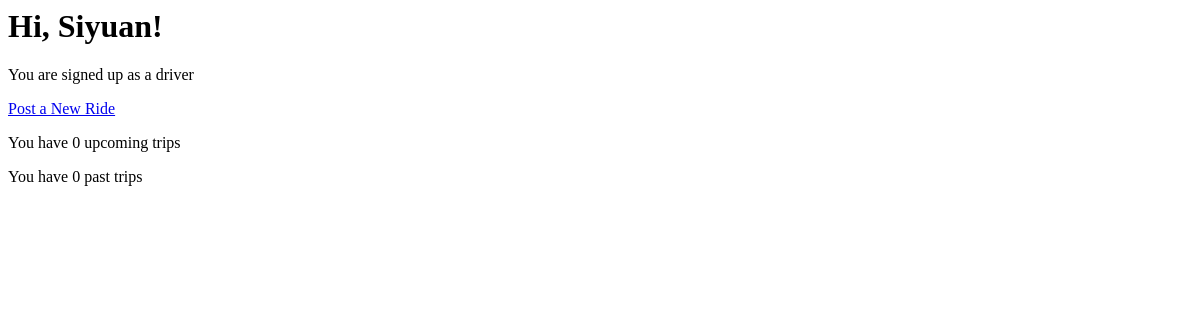
The page /1/driver_profile on the database as committed earlier.
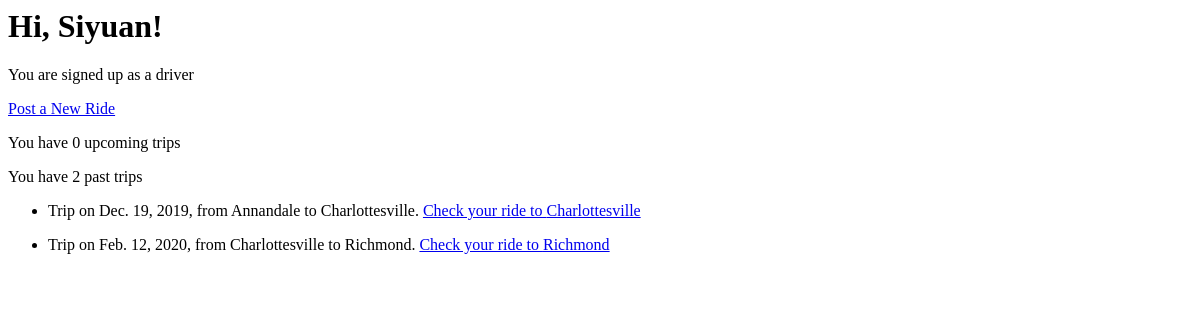
The same page on the database as committed later.
### Rideshare_app/models.py (models this page shows)
class Ride(models.Model):
    departure_location = models.CharField(max_length = 30)
    destination_location = models.CharField(max_length = 30)
    date = models.DateField()
    driver = models.ForeignKey(Driver, null = True, on_delete = models.CASCADE)
    riders = models.ManyToManyField(Rider, blank = True)

### Rideshare_app/views.py (the view)
# urls.py: path('<int:driver_id>/driver_profile', views.driver_profile, name= 'driver_profile'),
def driver_profile(request, driver_id):
    driver = get_object_or_404(Driver, pk = driver_id)
    upcoming_rides_list = Ride.objects.filter(driver = driver_id, date__gte = timezone.now())
    past_rides = Ride.objects.filter(driver = driver_id, date__lt = timezone.now())
    context = {"driver" : driver, "upcoming_rides_list" : upcoming_rides_list,
                "past_rides" : past_rides}
    return render(request, 'Rideshare_app/driver_profile.html', context)

### Rideshare_app/templates/Rideshare_app/driver_profile.html (shortened to what this page needs)
<html>
<head>
  <h1> Hi, {{driver.first_name}}! </h1>
  <p> You are signed up as a driver </p>
  <p> <a href=" {% url 'post_ride_driver' driver.id%}">Post a New Ride</a> </p>
</head>
<body>
  <p> You have {{upcoming_rides_list.count}} upcoming trips </p>
  <p> You have {{past_rides.count}} past trips </p>
  <ul>
  {% for ride in past_rides %}
  <li>
    <p> Trip on {{ride.date}}, from {{ride.departure_location}} to {{ride.destination_location}}.
    <a href=" {% url 'ride' ride.id%}"> Check your ride to {{ride.destination_location}} </a>
    </p>
  </li>
  {% endfor %}
  </ul>
</body>
</html>

Rows that differ between the two databases and show on the page:
added Ride: date "Dec. 19, 2019", departure_location "Annandale", destination_location "Charlottesville"
added Ride: date "Feb. 12, 2020", departure_location "Charlottesville", destination_location "Richmond"
Other text that changed with them:
{{ past_rides.count }}: "0" → "2"
